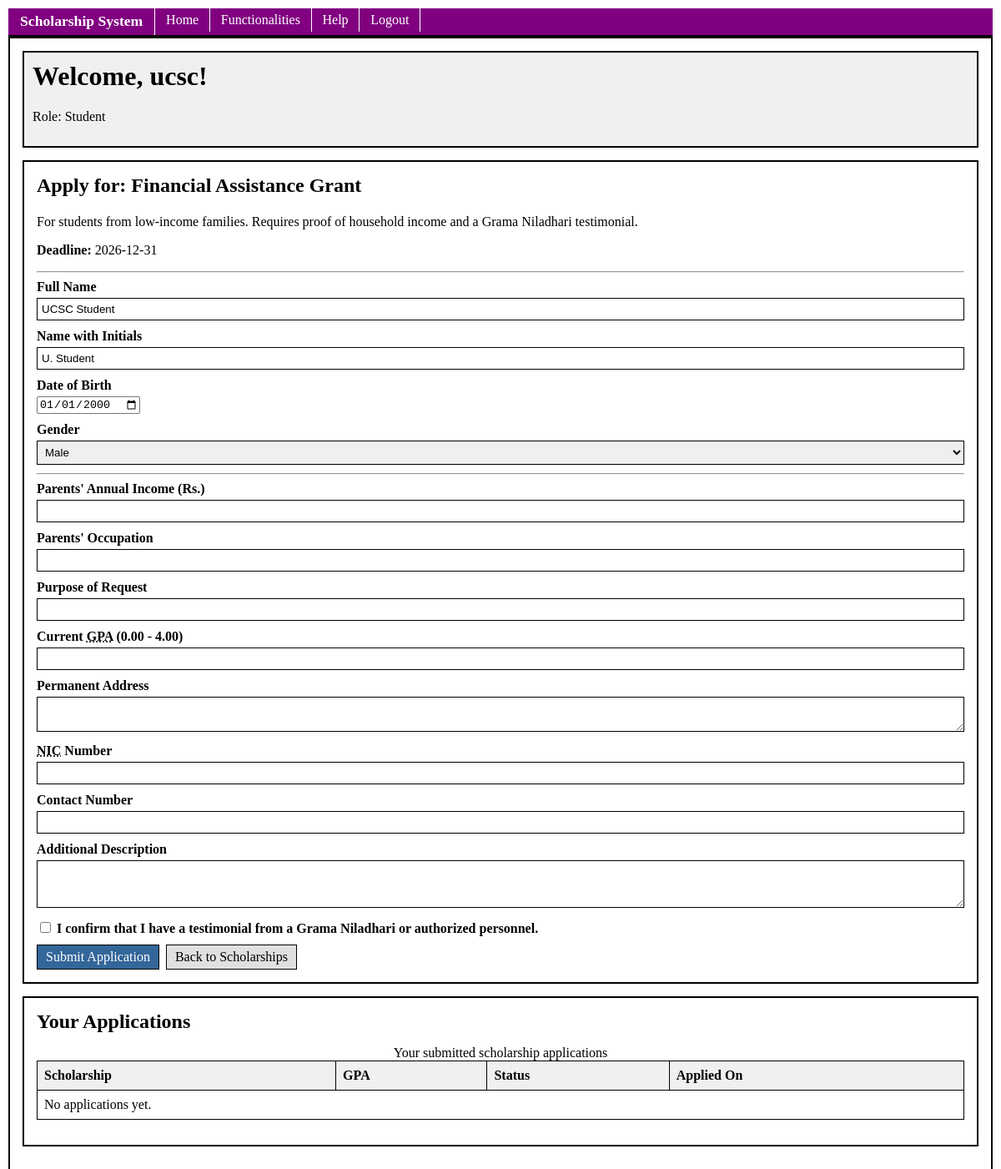
/public/home.php?sid=2 (signed in), run on the app's committed database.
### tables this page shows
CREATE TABLE IF NOT EXISTS scholarships (
    id INT AUTO_INCREMENT PRIMARY KEY,
    name VARCHAR(150) NOT NULL,
    description TEXT,
    deadline DATE,
    created_at TIMESTAMP DEFAULT CURRENT_TIMESTAMP
);

CREATE TABLE IF NOT EXISTS students (
    user_id INT PRIMARY KEY,
    full_name VARCHAR(150),
    name_with_initials VARCHAR(100),
    dob DATE,
    gender VARCHAR(10),
    FOREIGN KEY (user_id) REFERENCES users(id) ON DELETE CASCADE
);

### public/home.php (the view, shortened to what this page needs)
<?php
require_once '../config/db.php';
$isLoggedIn = isset($_SESSION['user_id']);
$username = $isLoggedIn ? $_SESSION['username'] : 'Guest';
$isStudent = $isLoggedIn && $_SESSION['role'] === 'student';
$selectedScholarship = null;
if ($isStudent && isset($_GET['sid'])) {
    $stmt = $conn->prepare("SELECT * FROM scholarships WHERE id = ?");
    $stmt->execute([$_GET['sid']]);
    $selectedScholarship = $stmt->fetch();
}
$allScholarships = $conn->query("SELECT * FROM scholarships ORDER BY id ASC")->fetchAll();
$applications = [];
$userProfile = [];
if ($isStudent) {
    $stmt = $conn->prepare("SELECT ss.*, s.name AS scholarship_name FROM student_scholarships ss INNER JOIN scholarships s ON ss.scholarship_id = s.id WHERE ss.student_id = ? ORDER BY ss.applied_at DESC");
    $stmt->execute([$_SESSION['user_id']]);
    $applications = $stmt->fetchAll();
    $profStmt = $conn->prepare("SELECT full_name, name_with_initials, dob, gender FROM students WHERE user_id = ?");
    $profStmt->execute([$_SESSION['user_id']]);
    $userProfile = $profStmt->fetch();
}
require_once '../includes/header.php';
?>
    <div class="container">
        <div class="dashboard-header">
            <?php if ($isLoggedIn): ?>
                <h1>Welcome, <?php echo htmlspecialchars($username); ?>!</h1>
                <p>Role: <?php echo ucfirst($_SESSION['role']); ?></p>
            <?php else: ?>
                <h1>Welcome to the Scholarship Management System</h1>
                <p>Please login or register to apply for scholarships.</p>
            <?php endif; ?>
        </div>
        <?php if ($isLoggedIn): ?>
            <?php if ($isStudent): ?>
                <?php if ($selectedScholarship): ?>
                    <div class="content-page">
                        <h2>Apply for: <?php echo htmlspecialchars($selectedScholarship['name']); ?></h2>
                        <p><?php echo htmlspecialchars($selectedScholarship['description']); ?></p>
                        <?php if ($selectedScholarship['deadline']): ?>
                            <p><strong>Deadline:</strong> <?php echo htmlspecialchars($selectedScholarship['deadline']); ?></p>
                        <?php endif; ?>
                        <hr>
                        <form name="appForm" action="home.php" method="POST" onsubmit="return checkApplication()">
                            <div class="form-group">
                                <label>Full Name</label>
                                <input type="text" name="full_name" value="<?php echo htmlspecialchars($userProfile['full_name']); ?>" required>
                            </div>
                            <div class="form-group">
                                <label>Name with Initials</label>
                                <input type="text" name="name_with_initials" value="<?php echo htmlspecialchars($userProfile['name_with_initials']); ?>" required>
                            </div>
                            <div class="form-group">
                                <label>Date of Birth</label>
                                <input type="date" name="dob" value="<?php echo htmlspecialchars($userProfile['dob']); ?>" required>
                            </div>
                            <div class="form-group">
                                <label>Gender</label>
                                <select name="gender" required>
                                    <option value="Male" <?php if($userProfile['gender'] === 'Male') echo 'selected'; ?>>Male</option>
                                </select>
                            </div>
                            <hr>
                            <div class="form-group">
                                <label>Parents' Annual Income (Rs.)</label>
                                <input type="number" step="0.01" id="appIncome" name="parents_income">
                            </div>
                            <div class="form-group">
                                <label>Parents' Occupation</label>
                                <input type="text" id="appOccupation" name="parents_occupation">
                            </div>
                            <div class="form-group">
                                <label>Purpose of Request</label>
                                <input type="text" id="appPurpose" name="purpose">
                            </div>
                            <div class="form-group">
                                <label>Current <abbr title="Grade Point Average">GPA</abbr> (0.00 - 4.00)</label>
                                <input type="number" step="0.01" min="0" max="4.0" id="appGpa" name="gpa">
                            </div>
                            <div class="form-group">
                                <label>Permanent Address</label>
                                <textarea name="permanent_address" id="appAddress" rows="2"></textarea>
                            </div>
                            <div class="form-group">
                                <label><abbr title="National Identity Card">NIC</abbr> Number</label>
                                <input type="text" id="appNic" name="nic">
                            </div>
                            <div class="form-group">
                                <label>Contact Number</label>
                                <input type="text" id="appContact" name="contact_numbers">
                            </div>
                            <div class="form-group">
                                <label>Additional Description</label>
                                <textarea name="description" id="appDesc" rows="3"></textarea>
                            </div>
                            <div class="form-group">
                                <label>
                                    <input type="checkbox" id="appTestimonial" name="testimonial_checked">
                                    I confirm that I have a testimonial from a Grama Niladhari or authorized personnel.
                                </label>
                            </div>
                            <button type="submit" class="btn btn-primary">Submit Application</button>
                            <a href="home.php" class="btn">Back to Scholarships</a>
                        </form>
                    </div>
                <?php endif; ?>
                <div class="table-container">
                    <h2>Your Applications</h2>
                    <table>
                        <caption>Your submitted scholarship applications</caption>
                        <thead>
                            <tr>
                                <th>Scholarship</th>
                                <th>GPA</th>
                                <th>Status</th>
                                <th>Applied On</th>
                            </tr>
                        </thead>
                        <tbody>
                            <?php if (count($applications) === 0): ?>
                            <tr><td colspan="4">No applications yet.</td></tr>
                            <?php endif; ?>
                        </tbody>
                    </table>
                </div>
            <?php endif; ?>
        <?php endif; ?>
    </div>
<?php require_once '../includes/footer.php'; ?>

### public/css/style.css (style rules this page uses)
body { background-color: #ffffff; color: #000000; margin: 0; padding: 10px; }
.container, .content-page, .table-container { border: 2px solid #000000; padding: 15px; margin-bottom: 15px; }
h1, h2, h3 { margin-top: 0; margin-bottom: 10px; padding-bottom: 5px; }
.form-group { margin-bottom: 10px; }
.form-group label { display: block; margin-bottom: 4px; font-weight: bold; }
input[type="text"], input[type="password"], input[type="email"], input[type="number"] { width: 100%; border: 1px solid #000000; padding: 5px; box-sizing: border-box; }
.form-group select, .form-group textarea { width: 100%; border: 1px solid #000000; padding: 5px; box-sizing: border-box; }
.btn, .btn-primary, .btn-danger { box-sizing: border-box; font-family: inherit; font-size: inherit; line-height: normal; vertical-align: middle; }
.btn { border: 1px solid #000000; background-color: #e0e0e0; color: #000000; padding: 5px 10px; text-decoration: none; display: inline-block; cursor: pointer; margin-right: 4px; }
.btn-primary { border: 1px solid #000000; background-color: #336699; color: #ffffff; padding: 5px 10px; text-decoration: none; display: inline-block; cursor: pointer; margin-right: 4px; }
table { width: 100%; border-collapse: collapse; margin-bottom: 15px; }
table th, table td { border: 1px solid #000000; padding: 8px; text-align: left; }
table th { background-color: #f0f0f0; font-weight: bold; }
.dashboard-header { border: 2px solid #000000; padding: 10px; margin-bottom: 15px; background-color: #f0f0f0; }

### data on the page
scholarships: name "Financial Assistance Grant", description "For students from low-income families. Requires proof of household income and a Grama Niladhari testimonial.", deadline "2026-12-31"
students: full_name "UCSC Student", name_with_initials "U. Student", dob "01/01/2000", gender "Male"

### other printed values
$username "ucsc"
$_SESSION['role'] "Student"
